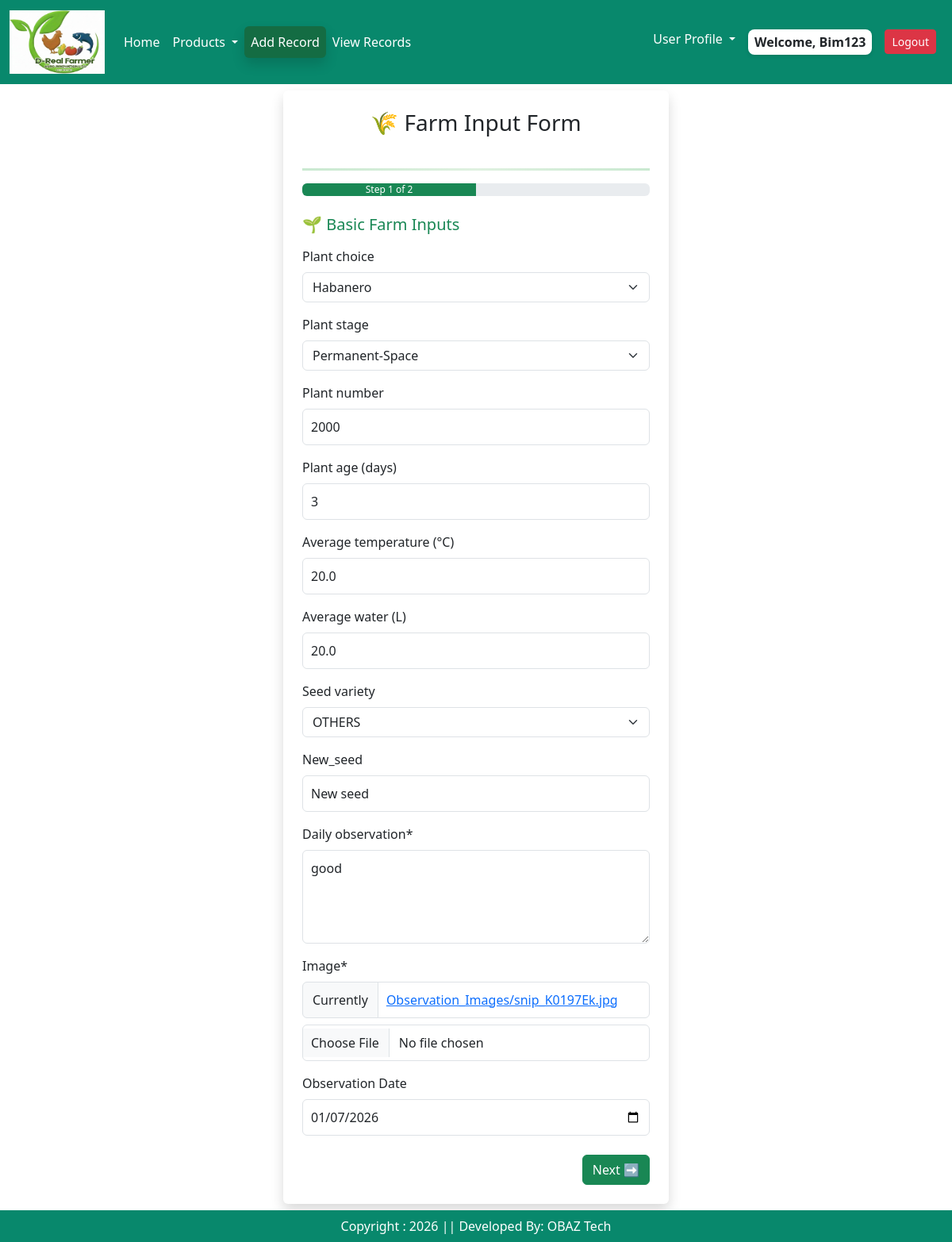
/farmrecords/edit/34 (signed in), run on the app's committed database.
### app/models.py (models this page shows, shortened)
class Farminputs(models.Model):
    user = models.ForeignKey(User, on_delete=models.CASCADE)
    plant_choice =  models.CharField(choices = plant_choices  , max_length = 12, null=True, blank=True)
    plant_stage =  models.CharField(choices = stage_choices , max_length = 2, null=True, blank=True)
    plant_number = models.IntegerField(default= 0,null=True, blank=True)
    plant_age =  models.IntegerField(default= 0,null=True, blank=True)
    cocopeat_name= models.CharField(choices = cocopeat_choices , max_length = 2, null=True, blank=True)
    cocopeat_weight = models.FloatField(default= 0, null=True, blank=True)
    avg_temp = models.FloatField(default= 0, null=True, blank=True)
    avg_water = models.FloatField(default= 0, null=True, blank=True)
    seed_variety = models.CharField(choices = seed_choices, max_length = 12)
    seed_variety_other = models.CharField( max_length=30, blank=True, null=True)
    daily_observation = models.TextField( default = '')
    image = models.ImageField(default = 'avatar.jpg', validators=[validate_image_size],  upload_to = 'Observation_Images')
    created_at = models.DateField(null=True, blank=True, validators=[validate_not_future])
    class Meta:
        verbose_name = "Farminput"
        verbose_name_plural = "Farminput"  # Prevents Django from adding "s"

### app/views.py (the view)
# urls.py: path('farmrecords/edit/<int:pk>', views.farmrecords_edit, name = "farmrecordsedit"),
@login_required(login_url = 'user_login')
def farmrecords_edit(request, pk):
    item = Farminputs.objects.get(id=pk)
    try:
        item_two = Farminputtwo.objects.get(FI=item)
    except Farminputtwo.DoesNotExist:
        item_two = None
    if request.method == 'POST':
        form = FarminputForm(request.POST, request.FILES, instance=item)
        formtwo = FarminputtwoForm(request.POST, instance=item_two)
        if form.is_valid() and formtwo.is_valid():
            updated_item = form.save(commit=False)
            if updated_item.seed_variety == 'OT':
                updated_item.seed_variety_other = form.cleaned_data.get(
                    'seed_variety_other'
                )
            else:
                updated_item.seed_variety_other = None
            updated_item.save()
            updated_item_two = formtwo.save(commit=False)
            updated_item_two.FI = updated_item
            others_map = [
                ('fungicide_name', 'fungicide_other'),
                ('insecticide_name', 'insecticide_other'),
                ('herbicide_name', 'herbicide_other'),
                ('micronutrient_name', 'micronutrient_other'),
                ('fertilizer_name', 'fertilizer_other'),
            ]
            for name_field, other_field in others_map:
                if formtwo.cleaned_data.get(name_field) != 'OT':
                    setattr(updated_item_two, other_field, None)
            updated_item_two.save()
            updaterectified(item.id)
            messages.success(request, "✅ Record updated successfully.")
            return redirect('viewrecords')
    else:
        form = FarminputForm(instance=item)
        formtwo = FarminputtwoForm(instance=item_two)
    context = {
        'form': form,
        'formtwo': formtwo,
        'itemid': item.id
    }
    return render(request, 'edit_farminginput.html', context)

### app/templates/edit_farminginput.html (shortened to what this page needs)
{% extends 'base.html' %}
{% load static %}
{% load crispy_forms_tags %}
{% block main-content %}
<div class="container mt-2 mb-5">
  <div class="row justify-content-center">
    <div class="col-md-6 col-lg-5">
      <div class="card shadow border-0 p-4">
        <h3 class="text-center mb-4">🌾 Farm Input Form</h3>
        <hr class="gradient-double">
        <div class="progress mb-4">
          <div id="progress-bar" class="progress-bar bg-success" style="width: 50%;">
            Step 1 of 2
          </div>
        </div>
        <form method="POST" id="farmForm" enctype="multipart/form-data">
          <div class="form-step" id="step1">
            <h5 class="mb-3 text-success">🌱 Basic Farm Inputs</h5>
            {{ form|crispy }}
            <div class="d-flex justify-content-end mt-4">
              <button type="button" class="btn btn-success" id="nextBtn">Next ➡</button>
            </div>
          </div>
        </form>
      </div>
    </div>
  </div>
</div>
<br/><br/>
<br/><br/>
{% endblock main-content %}

### app/templates/base.html (shortened to what this page needs)
<!DOCTYPE html>
{% load static %}
<html lang="en">
<head>
    <link href = "https://cdn.jsdelivr.net/npm/bootstrap@5.3.3/dist/css/bootstrap.min.css" rel = "stylesheet"
    />
    <link href="https://cdn.jsdelivr.net/npm/bootstrap-icons/font/bootstrap-icons.css" rel="stylesheet"/>
    <link rel = "stylesheet" href = "{% static '/css/owl.carousel.min.css' %}" />
    <link rel = "stylesheet" href = "{% static '/css/all.min.css' %}" />
     <link rel = "stylesheet" href = "{% static '/css/style.css' %}" />
</head>
<body>
<div class = "row">
  <div class = "col-sm-12">
<nav class="navbar navbar-expand-lg" >
  <div class="container-fluid">
   <a class="navbar-brand" href="{% url 'home' %}"><img src = "{% static "/images/site_logo.jpg" %}" width = "120" height = "80"/></a>
{% if user.is_authenticated %}
    <div class="collapse navbar-collapse" id="navbarNavDropdown">
      <ul class="navbar-nav me-auto mb-2 mb-lg-0">
        <li class="nav-item">
          <a class="nav-link active" aria-current="page" href="#">Home</a>
        </li>
        <li class="nav-item dropdown">
          <a class="nav-link dropdown-toggle" href="#" role="button" data-bs-toggle="dropdown" aria-expanded="false">
            Products
          </a>
        </li>
           <li class="nav-item">
          <a class="nav-link active btn btn-success shadow" aria-current="page" href="{% url 'register' %}">Add Record</a>
        </li>
   <li class="nav-item">
          <a class="nav-link active" aria-current="page" href="{% url 'viewrecords' %}">View Records</a>
        </li>
      </ul>
      <ul class="navbar-nav ml-auto">
          {% if user.is_authenticated and user.is_staff and user.is_superuser %}
        <li class="nav-item dropdown">
          <a class="nav-link dropdown-toggle  text-dark" href="#" role="button" data-bs-toggle="dropdown" aria-expanded="false">
            Admin Profile
          </a>
          <ul class="dropdown-menu dropdown-menu-end shadow-sm rounded-3">
            <li><a class="dropdown-item" href="{% url 'staff_list' %}">Staff List</a></li>
             <li><a class="dropdown-item" href="{% url 'user_profile' %}">View Profile</a></li>
            <li><a class="dropdown-item" href="#">Spraying_Chart </a></li>
            {% comment %} <li><a class="dropdown-item" href="#">View Suggestions  </a></li> {% endcomment %}
            <li><a class="dropdown-item" href="{% url 'updatefarmrecordlist' %}">Update Farm Records </a></li>
          </ul>
        </li>
        {% else %}
        <li class="nav-item dropdown">
          <a class="nav-link dropdown-toggle  text-dark" href="#" role="button" data-bs-toggle="dropdown" aria-expanded="false">
            User Profile
          </a>
        </li>
        {% endif %}
         <li class="nav-item p-2">
       {% if request.user.is_authenticated %} <span class = "welcome-user text-dark text-capitalize px-2 py-1">  welcome, {{request.user}} {% endif %}</span>
        </li>
        <li class="nav-item p-2">
           <a href="{% url 'user_logout' %}" class="btn btn-danger btn-sm">Logout</a>
        </li>
</ul>
   {% endif %}
    </div>
  </div>
</nav>
</div>
{% block main-content %}{% endblock main-content %}
<footer class = "container-fluid fixed-bottom text-white text-center p-2 mt-5">
Copyright : 2026 || Developed By: OBAZ Tech
</footer>
</body>
</html>

### app/static/css/style.css (style rules this page uses)
.navbar { background-color: rgb(8, 136, 108) !important; }
.nav-link { color: white !important; }
footer { background-color: rgb(8, 136, 108) !important; }
.form-control { padding: 10px !important; }
.gradient-double { border: none; height: 4px; background: linear-gradient(to bottom, #333 33%, transparent 33%, transparent 66%, #333 66%); }
.welcome-user { background-color: #fff; border-radius: 8px; font-weight: 600; box-shadow: 0 2px 5px rgba(0, 0, 0, 0.1); display: inline-block; }
.gradient-double { height: 3px; background: linear-gradient(to right, #28a745, #81c784, #28a745); border: none; margin: 1rem 0; }

### data on the page
Farminputs: plant_choice "Habanero", plant_stage "Permanent-Space", plant_number "2000", plant_age "3", avg_temp "20.0", avg_water "20.0", seed_variety "OTHERS", seed_variety_other "New seed", daily_observation "good", created_at "01/07/2026"

### other printed values
{{ request.user }} "Bim123"
